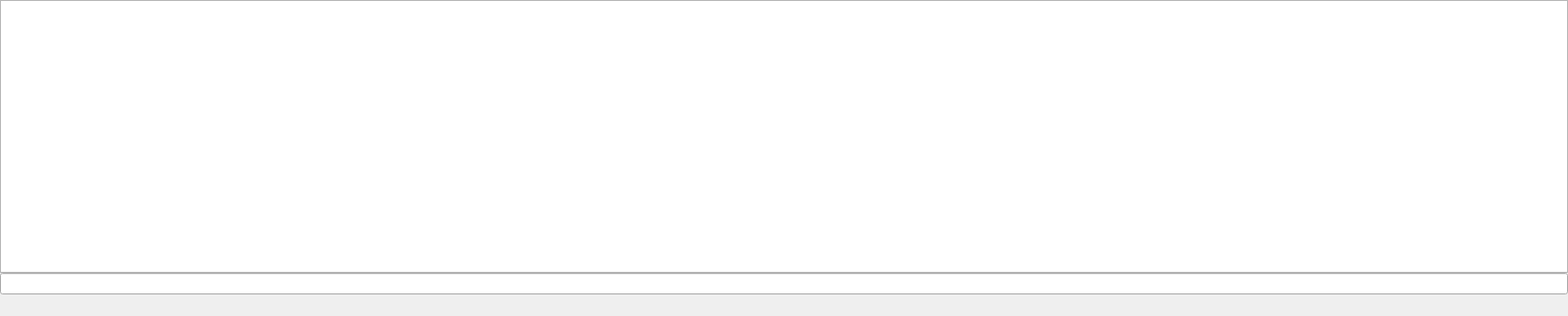
<?xml version="1.0" encoding="UTF-8"?>
<ui version="4.0">
 <class>Console</class>
 <widget class="QWidget" name="Console">
  <property name="geometry">
   <rect>
    <x>0</x>
    <y>0</y>
    <width>1600</width>
    <height>322</height>
   </rect>
  </property>
  <property name="maximumSize">
   <size>
    <width>16777215</width>
    <height>16777215</height>
   </size>
  </property>
  <property name="windowTitle">
   <string>Form</string>
  </property>
  <layout class="QVBoxLayout" name="verticalLayout">
   <property name="spacing">
    <number>0</number>
   </property>
   <property name="leftMargin">
    <number>0</number>
   </property>
   <property name="topMargin">
    <number>0</number>
   </property>
   <property name="rightMargin">
    <number>0</number>
   </property>
   <property name="bottomMargin">
    <number>0</number>
   </property>
   <item>
    <widget class="QTextEdit" name="console">
     <property name="font">
      <font>
       <pointsize>7</pointsize>
      </font>
     </property>
     <property name="readOnly">
      <bool>true</bool>
     </property>
    </widget>
   </item>
   <item>
    <widget class="QLineEdit" name="consoleLine">
     <property name="font">
      <font>
       <pointsize>7</pointsize>
      </font>
     </property>
    </widget>
   </item>
   <item>
    <widget class="QPushButton" name="pushButton">
     <property name="cursor">
      <cursorShape>SizeVerCursor</cursorShape>
     </property>
     <property name="text">
      <string/>
     </property>
     <property name="flat">
      <bool>true</bool>
     </property>
    </widget>
   </item>
  </layout>
 </widget>
 <resources/>
 <connections/>
</ui>
